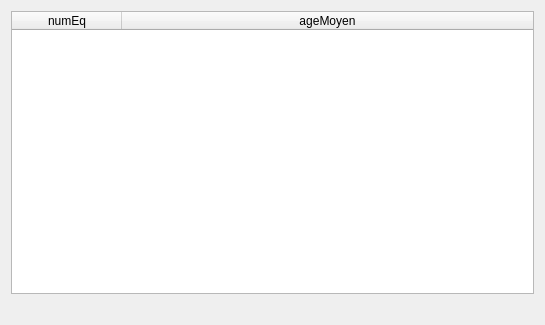
<?xml version="1.0" encoding="UTF-8"?>
<ui version="4.0">
 <class>fct_2_1</class>
 <widget class="QDialog" name="fct_2_1">
  <property name="geometry">
   <rect>
    <x>0</x>
    <y>0</y>
    <width>545</width>
    <height>325</height>
   </rect>
  </property>
  <property name="windowTitle">
   <string>Age moyen des equipe ayant une medailles d'or</string>
  </property>
  <layout class="QVBoxLayout" name="verticalLayout">
   <item>
    <layout class="QHBoxLayout" name="horizontalLayout"/>
   </item>
   <item>
    <widget class="QTableWidget" name="table_fct_2_1">
     <attribute name="horizontalHeaderDefaultSectionSize">
      <number>110</number>
     </attribute>
     <attribute name="horizontalHeaderMinimumSectionSize">
      <number>50</number>
     </attribute>
     <attribute name="horizontalHeaderStretchLastSection">
      <bool>true</bool>
     </attribute>
     <attribute name="verticalHeaderVisible">
      <bool>false</bool>
     </attribute>
     <column>
      <property name="text">
       <string>numEq</string>
      </property>
     </column>
     <column>
      <property name="text">
       <string>ageMoyen</string>
      </property>
     </column>
    </widget>
   </item>
   <item>
    <widget class="QLabel" name="label_fct_2_1">
     <property name="text">
      <string/>
     </property>
     <property name="alignment">
      <set>Qt::AlignCenter</set>
     </property>
    </widget>
   </item>
  </layout>
 </widget>
 <resources/>
 <connections/>
 <slots>
  <slot>refreshResult()</slot>
 </slots>
</ui>
